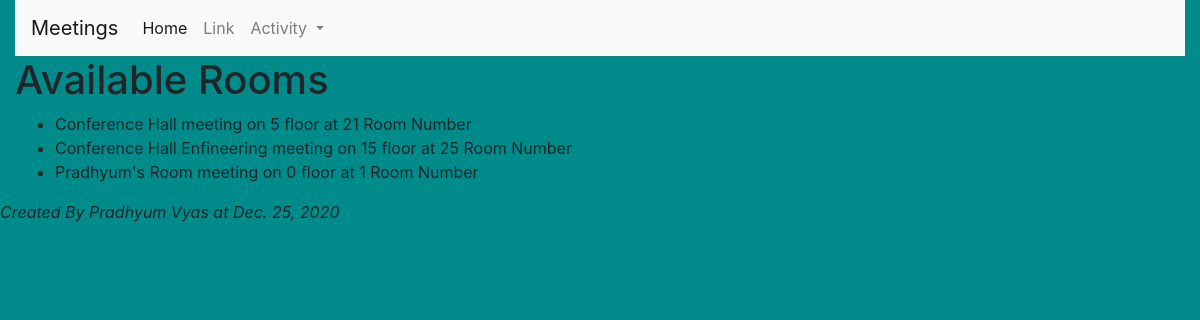
The page /meeting/rooms on the database its author committed.
### meeting/models.py (models this page shows)
class Room(models.Model):
    name = models.CharField(max_length=250)
    floor_number = models.IntegerField()
    room_number = models.IntegerField()
    def __str__(self):
        return f"{self.name} meeting on {self.floor_number} floor at {self.room_number} Room Number"

### meeting/views.py (the view)
# urls.py: path('rooms', rooms, name='rooms'),
def rooms(request):
    return render(request, "meeting/rooms.html", {'room':Room.objects.all(),
                                                  'message': "Created By Pradhyum Vyas",
                                                  'date': (datetime.today().date())})

### meeting/templates/meeting/rooms.html (shortened to what this page needs)
{% extends 'base.html' %}
{% block content %}
<div class="container-fluid pradhyum">
        <h1>Available Rooms</h1>
     <ul>
            {% for rm in room %}
         <li>
                {{rm}}
         </li>
         {% endfor %}
     </ul>
</div>
{% endblock %}

### website/static/website/main.css (style rules this page uses)
body { background-color: darkcyan; }

### rows shown on the page
Room: name+floor_number+room_number "Conference Hall meeting on 5 floor at 21 Room Number"
Room: name+floor_number+room_number "Conference Hall Enfineering meeting on 15 floor at 25 Room Number"
Room: name+floor_number+room_number "Pradhyum's Room meeting on 0 floor at 1 Room Number"

### other values the page prints
{{ message }} "Created By Pradhyum Vyas"
